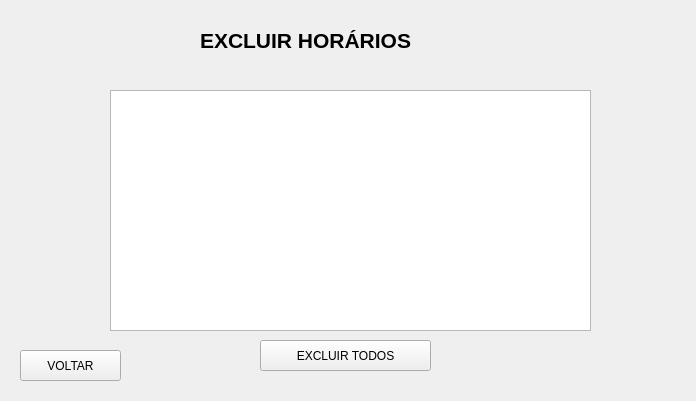
<?xml version="1.0" encoding="UTF-8"?>
<ui version="4.0">
 <class>MainWindow</class>
 <widget class="QMainWindow" name="MainWindow">
  <property name="geometry">
   <rect>
    <x>0</x>
    <y>0</y>
    <width>696</width>
    <height>401</height>
   </rect>
  </property>
  <property name="windowTitle">
   <string>MainWindow</string>
  </property>
  <widget class="QWidget" name="centralwidget">
   <widget class="QListView" name="listView">
    <property name="geometry">
     <rect>
      <x>110</x>
      <y>90</y>
      <width>481</width>
      <height>241</height>
     </rect>
    </property>
   </widget>
   <widget class="QLabel" name="label">
    <property name="geometry">
     <rect>
      <x>200</x>
      <y>30</y>
      <width>351</width>
      <height>21</height>
     </rect>
    </property>
    <property name="font">
     <font>
      <pointsize>16</pointsize>
      <weight>75</weight>
      <bold>true</bold>
     </font>
    </property>
    <property name="text">
     <string>EXCLUIR HORÁRIOS</string>
    </property>
   </widget>
   <widget class="QPushButton" name="pushButton_2">
    <property name="geometry">
     <rect>
      <x>20</x>
      <y>350</y>
      <width>101</width>
      <height>31</height>
     </rect>
    </property>
    <property name="text">
     <string>VOLTAR</string>
    </property>
   </widget>
   <widget class="QPushButton" name="pushButton_3">
    <property name="geometry">
     <rect>
      <x>260</x>
      <y>340</y>
      <width>171</width>
      <height>31</height>
     </rect>
    </property>
    <property name="text">
     <string>EXCLUIR TODOS</string>
    </property>
   </widget>
  </widget>
 </widget>
 <resources/>
 <connections/>
</ui>
